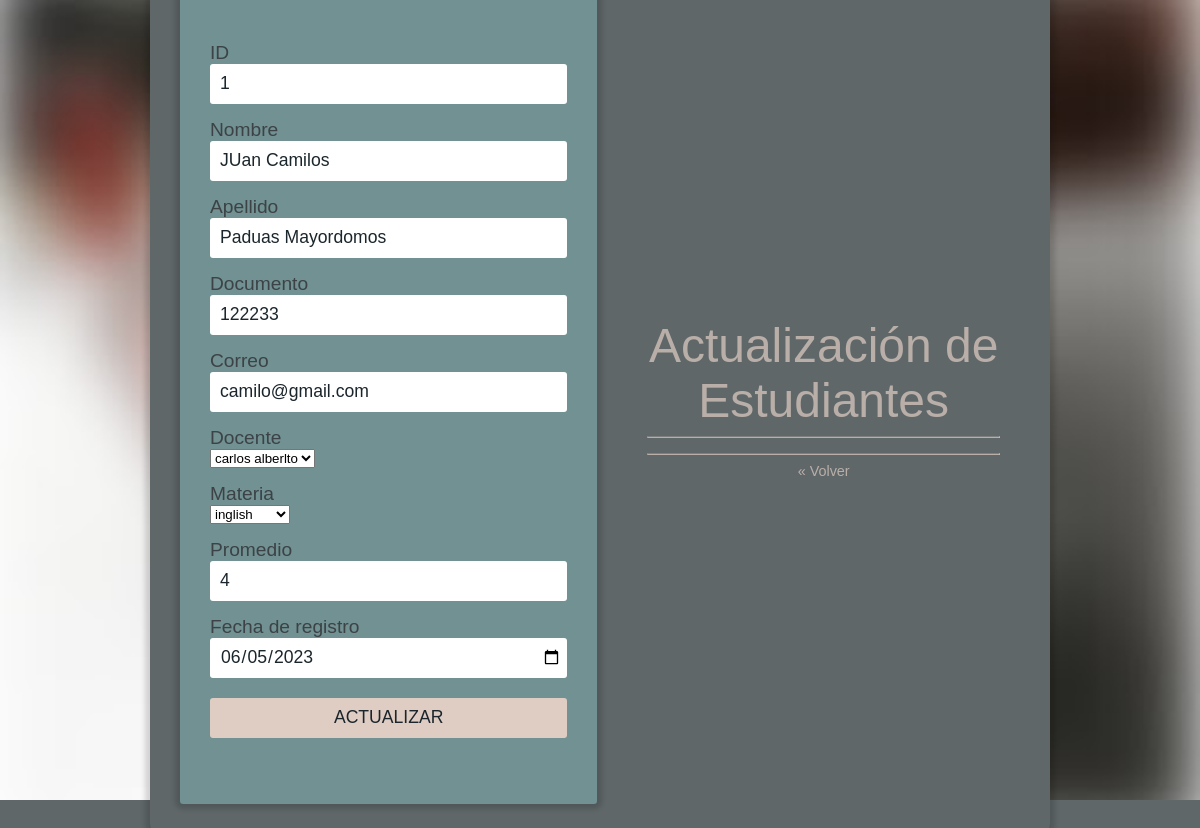
Page /Estudiantes/pages/editar.php?Id=1 on the committed database.
### tables this page shows
CREATE TABLE `estudiantes` (
  `id_estudiante` int(11) NOT NULL,
  `Nombreestu` varchar(60) NOT NULL,
  `Apellidoestu` varchar(60) NOT NULL,
  `Documentoestu` varchar(12) NOT NULL,
  `Correoestu` varchar(60) NOT NULL,
  `Materia` varchar(30) NOT NULL,
  `Docente` varchar(30) NOT NULL,
  `Promedio` int(11) NOT NULL,
  `Fecha_registro` date DEFAULT NULL
);

### Conexion.php (called while the page is built, shortened)
<?php
class Conexion{
    private $drive = "mysql";
    private $host = "localhost";
    private $dbname = "notas2023";
    private $user = "root";
    private $password = "";
    public function __construct(){
        try{
            $db = new PDO("{$this->drive}:host={$this->host};dbname={$this->dbname}",$this->user, $this->password);
            $db->setAttribute(PDO::ATTR_ERRMODE,PDO::ERRMODE_EXCEPTION);
            return $db;
        }catch(PDOException $e){
            echo "Ha surgido algun error: Detalle: ".$e->getMessage();
        }
    }
}
?>

### Estudiantes/models/estudiantes.php (called while the page is built, shortened)
<?php
include_once('../../Conexion.php');
class Estudiantes extends Conexion{
    public function __construct(){
        $this->db = parent::__construct();
    }
    public function getidest($Id){
        $statement=$this->db->prepare("SELECT * FROM estudiantes WHERE  id_estudiante=:Id");
        $statement->bindparam(':Id',$Id);
        $statement->execute();
        $resultado =$statement->fetch(PDO::FETCH_ASSOC);
        return $resultado;
    }
}
?>

### consultas.php (called while the page is built)
<?php
include_once('Conexion.php');
class Consulta extends Conexion{
        public function __construct(){
            $this->db=parent::__construct();
        }
        public function  getmaterias(){
            $row=null;
            $sta=$this->db->prepare("SELECT * FROM materias");
            $sta->execute();
            while($res =$sta->fetch()){
                $row[]=$res;
            }
            return $row;
        }
        public function getdocentes(){
            $row=null;
            $sta=$this->db->prepare("SELECT * FROM docente WHERE Perfil='Docente'");
            $sta->execute();
            while($res =$sta->fetch()){
                $row[]=$res;
            }
            return $row;
        }
}
?>

### Estudiantes/pages/editar.php (the view, shortened to what this page needs)
<html lang="es">
<head>
    <link rel="stylesheet" href="../../css/login.css">
</head>
<body>
    <?php
    require_once('../../Conexion.php');
    require_once('../../consultas.php');
    $consul = new Consulta();
    require_once('../models/estudiantes.php');
    $Id = $_GET['Id'];
    $est = new Estudiantes();
    $row = $est->getidest($Id);
    if ($row) {
        ?>
        <div id="contenedor">
            <div id="contenedorcentrado">
                <div id="login">
                    <form id="loginform" action="../Controller/editarestudiante.php" method="post">
                        <label for="nombre">ID</label>
                        <input id="Nombre" type="text" name="txtidest" value="<?php echo $Id ?>" readonly>
                        <label for="nombre">Nombre </label>
                        <input id="Nombre" type="text" name="txtnombreest" value="<?php echo $row['Nombreestu'] ?>">
                        <label for="Apellido">Apellido</label>
                        <input id="Apellido" type="text" name="txtapellidoest" value="<?php echo $row['Apellidoestu'] ?>">
                        <label for="Documento">Documento</label>
                        <input id="Documento" type="number" name="txtdocumentoest"
                            value="<?php echo $row['Documentoestu'] ?>">
                        <label for="Correo">Correo</label>
                        <input id="Correo" type="email" name="txtcorreoest" value="<?php echo $row['Correoestu'] ?>">
                        <label for="Docente">Docente</label>
                        <select name="txtdocente" id="Docente" value="<?php echo $row['Docente'] ?>" required>
                            <?php
                            $doce = $consul->getdocentes();
                            if ($doce != null) {
                                foreach ($doce as $do) {
                                    ?>
                                    <option value="<?php echo $do['Nombredoc']; ?>"><?php echo $do['Nombredoc']; ?></option>
                                    <?php
                                }
                            }
                            ?>
                        </select>
                        <label for="Materia">Materia</label>
                        <select name="txtmateriaest" id="Materia" value="<?php echo $row['Materia'] ?>" required>
                            <?php
                            $mate = $consul->getmaterias();
                            if ($mate != null) {
                                foreach ($mate as $ma) {
                                    ?>
                                    <option value="<?php echo $ma['Nombremate']; ?>"><?php echo $ma['Nombremate']; ?></option>
                                    <?php
                                }
                            }
                            ?>
                        </select>
                        <label for="Promedio">Promedio</label>
                        <input id="Promedio" type="number" name="txtpromedioest" value="<?php echo $row['Promedio'] ?>">
                        <label for="Fechaest">Fecha de registro</label>
                        <input id="Fechaest" type="date" name="txtfechaest" value="<?php echo $row['Fecha_registro'] ?>">
                        <button type="submit" title="Registrar" name="Registrar">ACTUALIZAR</button>
                    </form>
                <?php } ?>
            </div>
            <div id="derecho">
                <div class="titulo">
                    Actualización de Estudiantes
                </div>
                <hr>
                <div class="pie-form">
                    <hr>
                    <a href="index.php">« Volver</a>
                </div>
            </div>
        </div>
    </div>
</body>
</html>

### css/login.css (style rules this page uses)
body { font-family: 'Overpass', sans-serif; font-weight: normal; font-size: 100%; color: #1b262c; margin: 0; background-color: #5f6769; }
#contenedor { display: flex; align-items: center; justify-content: center; margin: 0; padding: 0; min-width: 100vw; min-height: 100vh; width: 100%; height: 100%; background-image: url(../img/fondo_difuminado_login.jpg); background-position: center; background-size: cover; }
#contenedorcentrado { display: flex; align-items: center; justify-content: center; flex-direction:row; min-width: 380px; max-width: 900px; width: 90%; background-color: #5f6769; border-radius: 10px 10px 10px 10px; -moz-border-radius: 10px 10px 10px 10px; -webkit-border-radius: 10px 10px 10px 10px; -webkit-box-shadow: 0px 0px 5px 5px rgba(0,0,0,0.15); -moz-box-shadow: 0px 0px 5px 5px rgba(0,0,0,0.15); box-shadow: 0px 0px 5px 5px rgba(0,0,0,0.15); padding: 30px; box-sizing: border-box; }
#login { width: 100%; max-width: 4430px; min-width: 320px; padding: 30px 30px 50px 30px; background-color: #719192; -webkit-box-shadow: 0px 0px 5px 5px rgba(0,0,0,0.15); -moz-box-shadow: 0px 0px 5px 5px rgba(0,0,0,0.15); box-shadow: 0px 0px 5px 5px rgba(0,0,0,0.15); border-radius: 3px 3px 3px 3px; -moz-border-radius: 3px 3px 3px 3px; -webkit-border-radius: 3px 3px 3px 3px; box-sizing: border-box; opacity: 1; filter: alpha(opacity=1); }
#login label { display: block; font-family: 'Overpass', sans-serif; font-size: 120%; color:#3c4245; margin-top: 15px; }
#login input { font-family: 'Overpass', sans-serif; font-size: 110%; color: #1b262c; display: block; width: 100%; height: 40px; margin-bottom: 10px; padding: 5px 5px 5px 10px; box-sizing: border-box; border: none; border-radius: 3px 3px 3px 3px; -moz-border-radius: 3px 3px 3px 3px; -webkit-border-radius: 3px 3px 3px 3px; }
#login input::placeholder { font-family: 'Overpass', sans-serif; color: #E4E4E4; }
#login button { font-family: 'Overpass', sans-serif; font-size: 110%; color:#1b262c; width: 100%; height: 40px; border: none; border-radius: 3px 3px 3px 3px; -moz-border-radius: 3px 3px 3px 3px; -webkit-border-radius: 3px 3px 3px 3px; background-color: #dfcdc3; margin-top: 10px; }
#derecho { text-align: center; width: 100%; opacity: 0.70; filter: alpha(opacity=70); padding:20px 20px 20px 50px; box-sizing: border-box; }
.titulo { font-size: 300%; color:#dfcdc3; }
hr { border-top: 1px solid #8c8b8b; border-bottom: 1px solid #dfcdc3; }
.pie-form { font-size: 90%; text-align: center; margin-top: 15px; }
.pie-form a { display: block; text-decoration: none; color: #dfcdc3; margin-bottom: 3px; }

### rows in the picture
estudiantes: txtnombreest "JUan Camilos", txtapellidoest "Paduas Mayordomos", txtdocumentoest "122233", txtcorreoest "camilo@gmail.com", txtpromedioest "4", txtfechaest "06/05/2023"

### other values in the picture
form field txtdocente "carlos alberlto"
form field txtmateriaest "inglish"
